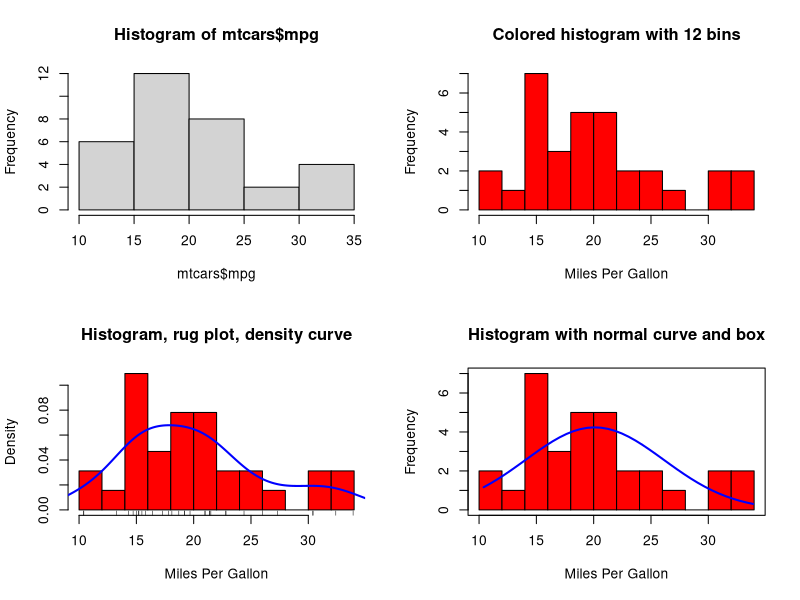
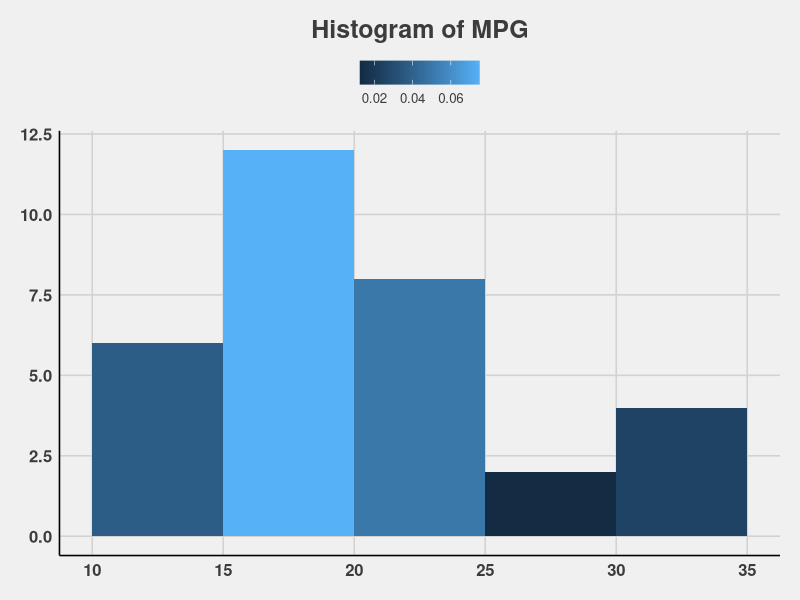
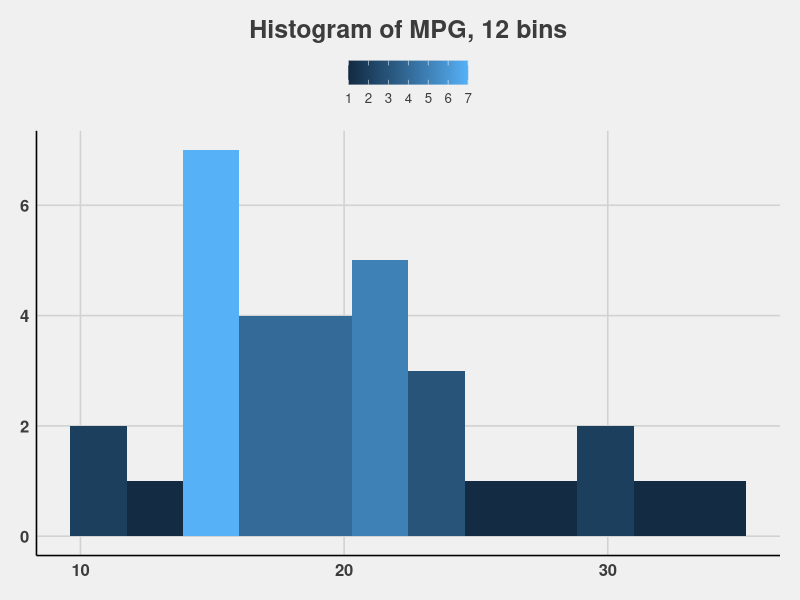
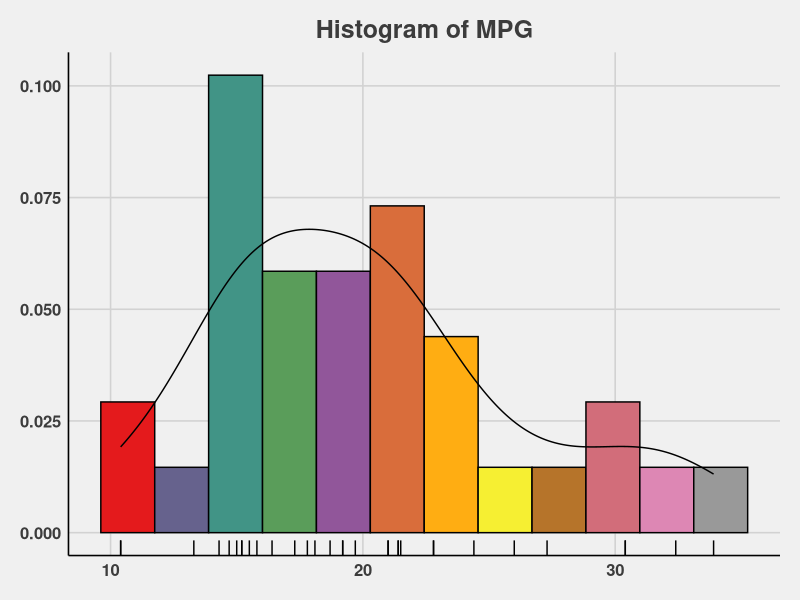

Generate these figures, in order, with R:

# Base R
opar <- par(mfrow=(c(2, 2)))

hist(mtcars$mpg)

hist(mtcars$mpg,
  breaks = 12,
  col = "red",
  xlab = "Miles Per Gallon",
  main = "Colored histogram with 12 bins")

hist(mtcars$mpg,
  breaks = 12,
  freq = F,
  col = "red",
  xlab = "Miles Per Gallon",
  main = "Histogram, rug plot, density curve")
rug(jitter(mtcars$mpg))
lines(density(mtcars$mpg), col = "blue", lwd = 2)

x <- mtcars$mpg
h <- hist(x,
	breaks = 12,
	col = "red",
	xlab = "Miles Per Gallon",
	main = "Histogram with normal curve and box")
xfit <- seq(min(x), max(x), length = 40)
yfit <- dnorm(xfit, mean = mean(x), sd = sd(x))
yfit <- yfit * diff( h$mids[1:2] ) * length(x)
lines(xfit, yfit, col = "blue", lwd = 2)
box()

par(opar)

# ggplot
library(data.table)
library(ggplot2)
library(data.table)
library(ggthemes)
library(scales)
library(RColorBrewer)

theme_set(theme_fivethirtyeight())

# Theme Overrides
theme_update(plot.title = element_text(hjust = 0.5),
	axis.text.x = element_text(face = "bold", size = 12),
	axis.text.y = element_text(face = "bold", size = 12),
	legend.position = "top", legend.title = element_blank(),
	axis.line = element_line(colour = "black"),
	panel.border = element_rect(colour = "grey", fill = NA, size = 8))

ggplot(mtcars, aes(mpg, fill = ..density..)) +
	geom_histogram(breaks
	= pretty(mtcars$mpg)) +
	ggtitle("Histogram of MPG")

ggplot(mtcars, aes(mpg, fill = ..count..)) +
	geom_histogram(bins = 12) +
	ggtitle("Histogram of MPG, 12 bins")

bins <- 12
cols <- colorRampPalette(brewer.pal(9, "Set1"))

ggplot(mtcars, aes(x = mpg)) +
	geom_histogram(bins = 12, aes(y = ..density..), color = "black", fill = cols(bins)) +
	geom_density(aes(y = ..density..)) +
	geom_rug( aes( x = mpg ) ) +
	ggtitle("Histogram of MPG")